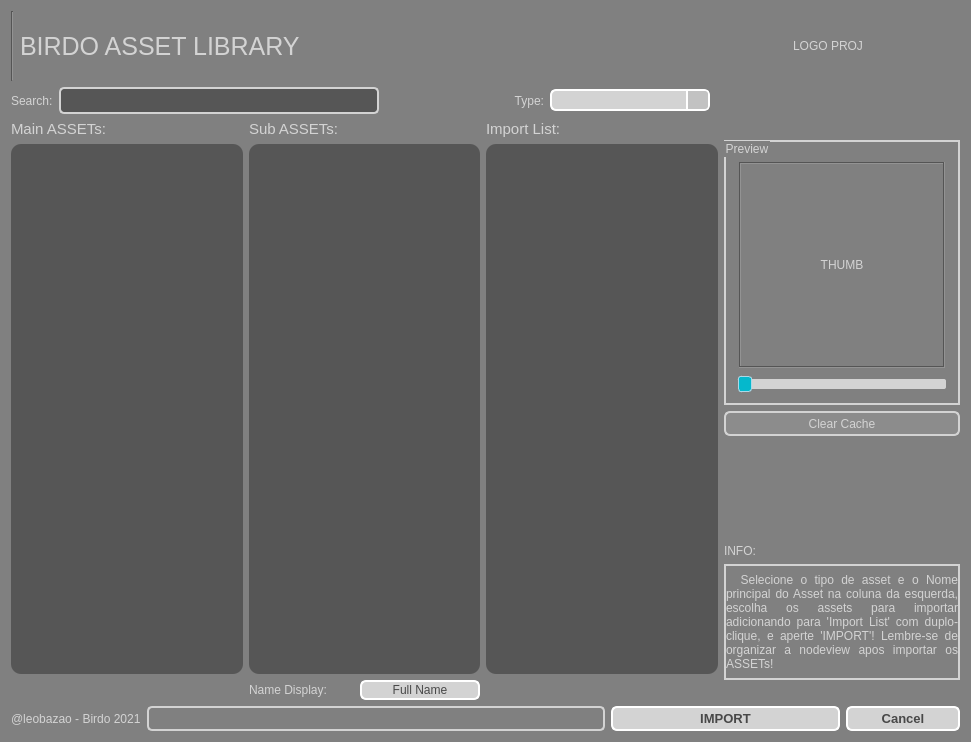
<?xml version="1.0" encoding="UTF-8"?>
<ui version="4.0">
 <class>Dialog</class>
 <widget class="QDialog" name="Dialog">
  <property name="enabled">
   <bool>true</bool>
  </property>
  <property name="geometry">
   <rect>
    <x>0</x>
    <y>0</y>
    <width>971</width>
    <height>742</height>
   </rect>
  </property>
  <property name="windowTitle">
   <string>BIRDO_2020</string>
  </property>
  <property name="styleSheet">
   <string notr="true">QLabel {
	color: lightgray;
}

QWidget{
	background-color: gray;
}

QGroupBox {
	color: lightgray;
	border: 2px solid lightgray;
}

QScrollBar::handle {
	border-radius: 5px;
 	border: 2px solid lightgray;
	background-color: gray;
}

QScrollBar::add-page{ 
	border: none;
    background-color: rgb(86, 86, 86);
}

QScrollBar::sub-page {
    background-color: rgb(86, 86, 86);
	border: none;
}

QScrollBar::add-line {
    border: none;
    background-color: rgb(86, 86, 86);
}

QScrollBar::sub-line {
    border: none;
    background-color: rgb(86, 86, 86);
}

QScrollBar:arrow{
	border: none;
	background: none;
	color: none;
}

QListWidget {
    color: lightgray;
    background-color: rgb(86, 86, 86);
	border-radius: 10px;
	padding: 5px;
}

QListWidget::item:hover {
	color: rgb(80, 64, 44);
    background: #05B8CC;
    border: white;
}

QListWidget::item:selected {
	color: rgb(80, 25, 44);
	border: none;
	background-color: rgb(79, 255, 52);
}

QListWidget::item:selected:active{
	color: rgb(80, 64, 44);
    background-color: rgb(187, 240, 255);
	border: gray;
	padding-left: 5px;
}

QListWidget::item:selected:!active {
    background: rgb(91, 174, 181);
	border: none;
}


</string>
  </property>
  <layout class="QGridLayout" name="gridLayout_3">
   <item row="0" column="0">
    <layout class="QVBoxLayout" name="verticalLayout_2">
     <item>
      <layout class="QHBoxLayout" name="horizontalLayout" stretch="1,1,1,1,0">
       <item>
        <widget class="Line" name="line">
         <property name="orientation">
          <enum>Qt::Vertical</enum>
         </property>
        </widget>
       </item>
       <item>
        <widget class="QLabel" name="title">
         <property name="font">
          <font>
           <pointsize>19</pointsize>
          </font>
         </property>
         <property name="text">
          <string>BIRDO ASSET LIBRARY</string>
         </property>
        </widget>
       </item>
       <item>
        <spacer name="horizontalSpacer">
         <property name="orientation">
          <enum>Qt::Horizontal</enum>
         </property>
         <property name="sizeHint" stdset="0">
          <size>
           <width>40</width>
           <height>20</height>
          </size>
         </property>
        </spacer>
       </item>
       <item>
        <widget class="QLabel" name="logoProj">
         <property name="sizePolicy">
          <sizepolicy hsizetype="Preferred" vsizetype="Fixed">
           <horstretch>0</horstretch>
           <verstretch>0</verstretch>
          </sizepolicy>
         </property>
         <property name="minimumSize">
          <size>
           <width>0</width>
           <height>70</height>
          </size>
         </property>
         <property name="maximumSize">
          <size>
           <width>184</width>
           <height>70</height>
          </size>
         </property>
         <property name="text">
          <string>LOGO PROJ</string>
         </property>
         <property name="scaledContents">
          <bool>true</bool>
         </property>
         <property name="alignment">
          <set>Qt::AlignCenter</set>
         </property>
        </widget>
       </item>
       <item>
        <spacer name="horizontalSpacer_6">
         <property name="orientation">
          <enum>Qt::Horizontal</enum>
         </property>
         <property name="sizeHint" stdset="0">
          <size>
           <width>40</width>
           <height>20</height>
          </size>
         </property>
        </spacer>
       </item>
      </layout>
     </item>
     <item>
      <layout class="QHBoxLayout" name="horizontalLayout_2" stretch="0,2,1,1,0">
       <item>
        <widget class="QLabel" name="search_label">
         <property name="text">
          <string>Search:</string>
         </property>
        </widget>
       </item>
       <item>
        <widget class="QLineEdit" name="search_text">
         <property name="maximumSize">
          <size>
           <width>16777215</width>
           <height>27</height>
          </size>
         </property>
         <property name="font">
          <font>
           <pointsize>7</pointsize>
          </font>
         </property>
         <property name="styleSheet">
          <string notr="true">QLineEdit {
	color: lightgray;
	border: 2px solid lightgray;
	border-radius: 5px;
	background-color: rgb(86, 86, 86);
	padding: 5px;
}</string>
         </property>
         <property name="alignment">
          <set>Qt::AlignLeading|Qt::AlignLeft|Qt::AlignVCenter</set>
         </property>
        </widget>
       </item>
       <item>
        <widget class="QLabel" name="label_7">
         <property name="text">
          <string>Type:</string>
         </property>
         <property name="alignment">
          <set>Qt::AlignRight|Qt::AlignTrailing|Qt::AlignVCenter</set>
         </property>
        </widget>
       </item>
       <item>
        <widget class="QComboBox" name="typeCombo">
         <property name="styleSheet">
          <string notr="true">
QComboBox {
	color: black;
    border: 2px solid white;
    border-radius: 6px;
    padding: 1px 18px 1px 3px;
    min-width: 6em;
}

QComboBox:!editable, QComboBox::drop-down:editable {
     background: lightgray;
}

QComboBox:on { /* shift the text when the popup opens */
    padding-top: 3px;
    padding-left: 4px;
}

QComboBox::drop-down {
    width: 20px;
	background-color: rgb(194, 194, 194);
    border-left-width: 2px;
    border-left-color: white;
    border-left-style: solid; /* just a single line */
    border-top-right-radius: 3px; /* same radius as the QComboBox */
    border-bottom-right-radius: 3px;
}

QComboBox:hover{
    border: 2px solid #05B8CC;
    color: gray;
}

QComboBox QAbstractItemView{
    border: 2px solid white;
	border-radius: 10px;
    color: gray;
	background-color: lightgray;
    selection-background-color: #05B8CC;
	selection-color: white;
	selection-item-border-radius: 2px;
	padding: 3px 3px ;
}</string>
         </property>
        </widget>
       </item>
       <item>
        <spacer name="horizontalSpacer_4">
         <property name="orientation">
          <enum>Qt::Horizontal</enum>
         </property>
         <property name="sizeType">
          <enum>QSizePolicy::Fixed</enum>
         </property>
         <property name="sizeHint" stdset="0">
          <size>
           <width>250</width>
           <height>17</height>
          </size>
         </property>
        </spacer>
       </item>
      </layout>
     </item>
     <item>
      <layout class="QHBoxLayout" name="horizontalLayout_4" stretch="3,1">
       <item>
        <layout class="QGridLayout" name="gridLayout">
         <item row="0" column="0">
          <widget class="QLabel" name="label_6">
           <property name="font">
            <font>
             <pointsize>11</pointsize>
             <weight>50</weight>
             <italic>false</italic>
             <bold>false</bold>
             <underline>false</underline>
            </font>
           </property>
           <property name="text">
            <string>Main ASSETs:</string>
           </property>
           <property name="alignment">
            <set>Qt::AlignLeading|Qt::AlignLeft|Qt::AlignVCenter</set>
           </property>
          </widget>
         </item>
         <item row="0" column="1">
          <widget class="QLabel" name="label_5">
           <property name="font">
            <font>
             <pointsize>11</pointsize>
             <weight>50</weight>
             <italic>false</italic>
             <bold>false</bold>
             <underline>false</underline>
            </font>
           </property>
           <property name="text">
            <string>Sub ASSETs:</string>
           </property>
           <property name="alignment">
            <set>Qt::AlignLeading|Qt::AlignLeft|Qt::AlignVCenter</set>
           </property>
          </widget>
         </item>
         <item row="0" column="2">
          <widget class="QLabel" name="label_4">
           <property name="font">
            <font>
             <pointsize>11</pointsize>
             <weight>50</weight>
             <italic>false</italic>
             <bold>false</bold>
             <underline>false</underline>
            </font>
           </property>
           <property name="text">
            <string>Import List:</string>
           </property>
           <property name="alignment">
            <set>Qt::AlignLeading|Qt::AlignLeft|Qt::AlignVCenter</set>
           </property>
          </widget>
         </item>
         <item row="1" column="0">
          <widget class="QTreeWidget" name="file_tree">
           <property name="styleSheet">
            <string notr="true">
QTreeWidget {
    color: lightgray;
    background-color: rgb(86, 86, 86);
	border-radius: 10px;
	padding: 5px;
}

QTreeWidget::item:hover {
	color: rgb(80, 64, 44);
    background: #05B8CC;
    border: white;
}

QTreeWidget::item:selected {
	color: rgb(80, 25, 44);
	border: none;
	background-color: rgb(79, 255, 52);
}

QTreeWidget::item:selected:active{
	color: rgb(80, 64, 44);
    background-color: rgb(187, 240, 255);
	border: gray;
	padding-left: 5px;
}

QTreeWidget::item:selected:!active {
    background: rgb(91, 174, 181);
	border: none;
}
</string>
           </property>
           <property name="autoScroll">
            <bool>true</bool>
           </property>
           <attribute name="headerVisible">
            <bool>false</bool>
           </attribute>
           <column>
            <property name="text">
             <string notr="true">1</string>
            </property>
           </column>
          </widget>
         </item>
         <item row="1" column="2">
          <widget class="QListWidget" name="selected_items_list"/>
         </item>
         <item row="1" column="1">
          <widget class="QListWidget" name="list_widget">
           <property name="toolTip">
            <string>De Duplo-clique para adicionar itens a lista de import...</string>
           </property>
           <property name="styleSheet">
            <string notr="true"/>
           </property>
          </widget>
         </item>
         <item row="2" column="2">
          <spacer name="horizontalSpacer_3">
           <property name="orientation">
            <enum>Qt::Horizontal</enum>
           </property>
           <property name="sizeHint" stdset="0">
            <size>
             <width>40</width>
             <height>20</height>
            </size>
           </property>
          </spacer>
         </item>
         <item row="2" column="1">
          <layout class="QHBoxLayout" name="horizontalLayout_5">
           <item>
            <widget class="QLabel" name="label_8">
             <property name="text">
              <string>Name Display: </string>
             </property>
            </widget>
           </item>
           <item>
            <widget class="QPushButton" name="nameButton">
             <property name="enabled">
              <bool>true</bool>
             </property>
             <property name="sizePolicy">
              <sizepolicy hsizetype="Expanding" vsizetype="Fixed">
               <horstretch>0</horstretch>
               <verstretch>0</verstretch>
              </sizepolicy>
             </property>
             <property name="maximumSize">
              <size>
               <width>120</width>
               <height>20</height>
              </size>
             </property>
             <property name="styleSheet">
              <string notr="true">QPushButton {
	color: rgb(72, 72, 72);
    border: 2px solid white;
    border-radius: 6px;
	background-color: lightgray;
    min-width: 80px;
}

QPushButton:checked {
	color: white;
	border-color: white;
    background-color: #05B8CC;
}

QPushButton:hover{
    border: 2px solid #05B8CC;
    color: gray;
}

QPushButton:disabled {
	color: gray;
    border: 2px solid lightgray;
	background-color: darkgray;
}</string>
             </property>
             <property name="text">
              <string>Full Name</string>
             </property>
             <property name="checkable">
              <bool>true</bool>
             </property>
            </widget>
           </item>
          </layout>
         </item>
        </layout>
       </item>
       <item>
        <layout class="QVBoxLayout" name="verticalLayout">
         <item>
          <spacer name="horizontalSpacer_5">
           <property name="orientation">
            <enum>Qt::Horizontal</enum>
           </property>
           <property name="sizeHint" stdset="0">
            <size>
             <width>40</width>
             <height>20</height>
            </size>
           </property>
          </spacer>
         </item>
         <item>
          <widget class="QGroupBox" name="groupPreview">
           <property name="sizePolicy">
            <sizepolicy hsizetype="Preferred" vsizetype="Preferred">
             <horstretch>0</horstretch>
             <verstretch>0</verstretch>
            </sizepolicy>
           </property>
           <property name="minimumSize">
            <size>
             <width>220</width>
             <height>220</height>
            </size>
           </property>
           <property name="maximumSize">
            <size>
             <width>400</width>
             <height>400</height>
            </size>
           </property>
           <property name="title">
            <string>Preview</string>
           </property>
           <layout class="QGridLayout" name="gridLayout_2">
            <property name="topMargin">
             <number>20</number>
            </property>
            <item row="1" column="0">
             <widget class="QSlider" name="thumbnail_slider">
              <property name="styleSheet">
               <string notr="true">QSlider::groove:horizontal {
    border: none;
	border-radius: 2px;
    height: 10px; /* the groove expands to the size of the slider by default. by giving it a height, it has a fixed size */
    background-color: lightgray;
	margin: 3px;
}

QSlider::handle:horizontal {
    background: #05B8CC;
    border: 1px solid lightblue;
    width: 12px;
    margin: -3px 0; /* handle is placed by default on the contents rect of the groove. Expand outside the groove */
    border-radius: 3px;
}</string>
              </property>
              <property name="tracking">
               <bool>true</bool>
              </property>
              <property name="orientation">
               <enum>Qt::Horizontal</enum>
              </property>
              <property name="tickPosition">
               <enum>QSlider::TicksBelow</enum>
              </property>
              <property name="tickInterval">
               <number>1</number>
              </property>
             </widget>
            </item>
            <item row="0" column="0" alignment="Qt::AlignHCenter">
             <widget class="QLabel" name="screen_label">
              <property name="sizePolicy">
               <sizepolicy hsizetype="Fixed" vsizetype="Fixed">
                <horstretch>0</horstretch>
                <verstretch>0</verstretch>
               </sizepolicy>
              </property>
              <property name="minimumSize">
               <size>
                <width>206</width>
                <height>206</height>
               </size>
              </property>
              <property name="maximumSize">
               <size>
                <width>207</width>
                <height>207</height>
               </size>
              </property>
              <property name="frameShape">
               <enum>QFrame::Box</enum>
              </property>
              <property name="frameShadow">
               <enum>QFrame::Sunken</enum>
              </property>
              <property name="text">
               <string>THUMB</string>
              </property>
              <property name="scaledContents">
               <bool>true</bool>
              </property>
              <property name="alignment">
               <set>Qt::AlignCenter</set>
              </property>
             </widget>
            </item>
           </layout>
          </widget>
         </item>
         <item>
          <widget class="QPushButton" name="clearCacheButtton">
           <property name="sizePolicy">
            <sizepolicy hsizetype="Minimum" vsizetype="Fixed">
             <horstretch>0</horstretch>
             <verstretch>0</verstretch>
            </sizepolicy>
           </property>
           <property name="minimumSize">
            <size>
             <width>84</width>
             <height>25</height>
            </size>
           </property>
           <property name="toolTip">
            <string>Use este botao para limpar o cache da library (arquivos temporarios usados pra importar e visualizar os thumbs)</string>
           </property>
           <property name="styleSheet">
            <string notr="true">QPushButton {
	color: lightgray;
    border: 2px solid lightgray;
    border-radius: 6px;
	background-color: rgb(140, 140, 140);
    min-width: 80px;
}

QPushButton:pressed {
	color: white;
	border-color: white;
    background-color: #05B8CC;
}

QPushButton:flat {
    border: none; /* no border for a flat push button */
}

QPushButton:default {
    border-color: navy; /* make the default button prominent */
}

QPushButton:hover{
    border: 2px solid #05B8CC;
    color: rgb(86,86,86);
}

QPushButton::disabled {
	border-color: darkgray;
	color: gray;
}</string>
           </property>
           <property name="text">
            <string>Clear Cache</string>
           </property>
          </widget>
         </item>
         <item>
          <widget class="QLabel" name="label_2">
           <property name="text">
            <string>INFO:</string>
           </property>
           <property name="alignment">
            <set>Qt::AlignBottom|Qt::AlignLeading|Qt::AlignLeft</set>
           </property>
          </widget>
         </item>
         <item>
          <widget class="QLabel" name="label">
           <property name="frameShape">
            <enum>QFrame::WinPanel</enum>
           </property>
           <property name="text">
            <string>  Selecione o tipo de asset e o Nome principal do Asset na coluna da esquerda, escolha os assets para importar adicionando para 'Import List' com duplo-clique, e aperte 'IMPORT'! Lembre-se de organizar a nodeview apos importar os ASSETs!</string>
           </property>
           <property name="alignment">
            <set>Qt::AlignJustify|Qt::AlignVCenter</set>
           </property>
           <property name="wordWrap">
            <bool>true</bool>
           </property>
           <property name="margin">
            <number>15</number>
           </property>
           <property name="indent">
            <number>2</number>
           </property>
          </widget>
         </item>
         <item>
          <spacer name="horizontalSpacer_2">
           <property name="orientation">
            <enum>Qt::Horizontal</enum>
           </property>
           <property name="sizeHint" stdset="0">
            <size>
             <width>40</width>
             <height>20</height>
            </size>
           </property>
          </spacer>
         </item>
        </layout>
       </item>
      </layout>
     </item>
     <item>
      <layout class="QHBoxLayout" name="horizontalLayout_3" stretch="0,4,2,1">
       <property name="sizeConstraint">
        <enum>QLayout::SetMinimumSize</enum>
       </property>
       <item>
        <widget class="QLabel" name="label_3">
         <property name="enabled">
          <bool>false</bool>
         </property>
         <property name="sizePolicy">
          <sizepolicy hsizetype="Preferred" vsizetype="Fixed">
           <horstretch>0</horstretch>
           <verstretch>0</verstretch>
          </sizepolicy>
         </property>
         <property name="maximumSize">
          <size>
           <width>16777215</width>
           <height>25</height>
          </size>
         </property>
         <property name="text">
          <string>@leobazao - Birdo 2021</string>
         </property>
        </widget>
       </item>
       <item>
        <widget class="QProgressBar" name="progress_bar">
         <property name="enabled">
          <bool>false</bool>
         </property>
         <property name="sizePolicy">
          <sizepolicy hsizetype="Preferred" vsizetype="Preferred">
           <horstretch>0</horstretch>
           <verstretch>0</verstretch>
          </sizepolicy>
         </property>
         <property name="minimumSize">
          <size>
           <width>0</width>
           <height>20</height>
          </size>
         </property>
         <property name="maximumSize">
          <size>
           <width>16777215</width>
           <height>25</height>
          </size>
         </property>
         <property name="styleSheet">
          <string notr="true">QProgressBar {
	color: rgb(0, 255, 204);
	padding: 2 2px;
	border: 2px solid lightgray;
	border-radius: 5px;
}

QProgressBar::chunk {
 background-color: #05B8CC;
 width: 20px;
}</string>
         </property>
         <property name="value">
          <number>0</number>
         </property>
         <property name="alignment">
          <set>Qt::AlignCenter</set>
         </property>
         <property name="format">
          <string/>
         </property>
        </widget>
       </item>
       <item>
        <widget class="QPushButton" name="import_button">
         <property name="sizePolicy">
          <sizepolicy hsizetype="Preferred" vsizetype="Fixed">
           <horstretch>0</horstretch>
           <verstretch>0</verstretch>
          </sizepolicy>
         </property>
         <property name="minimumSize">
          <size>
           <width>84</width>
           <height>20</height>
          </size>
         </property>
         <property name="maximumSize">
          <size>
           <width>16777215</width>
           <height>25</height>
          </size>
         </property>
         <property name="font">
          <font>
           <pointsize>10</pointsize>
           <weight>75</weight>
           <bold>true</bold>
          </font>
         </property>
         <property name="styleSheet">
          <string notr="true">QPushButton {
	color: rgb(72, 72, 72);
    border: 2px solid white;
    border-radius: 6px;
	background-color: lightgray;
    min-width: 80px;
}

QPushButton:pressed {
	color: white;
	border-color: white;
    background-color: #05B8CC;
}

QPushButton:flat {
    border: none; /* no border for a flat push button */
}

QPushButton:default {
    border-color: navy; /* make the default button prominent */
}

QPushButton:hover{
    border: 2px solid #05B8CC;
    color: black;
}

QPushButton::disabled {
	border-color: darkgray;
	color: gray;
}</string>
         </property>
         <property name="text">
          <string>IMPORT</string>
         </property>
        </widget>
       </item>
       <item>
        <widget class="QPushButton" name="cancel_button">
         <property name="sizePolicy">
          <sizepolicy hsizetype="Minimum" vsizetype="Fixed">
           <horstretch>0</horstretch>
           <verstretch>0</verstretch>
          </sizepolicy>
         </property>
         <property name="minimumSize">
          <size>
           <width>84</width>
           <height>20</height>
          </size>
         </property>
         <property name="maximumSize">
          <size>
           <width>16777215</width>
           <height>25</height>
          </size>
         </property>
         <property name="font">
          <font>
           <pointsize>10</pointsize>
           <weight>75</weight>
           <bold>true</bold>
          </font>
         </property>
         <property name="styleSheet">
          <string notr="true">QPushButton {
	color: rgb(72, 72, 72);
    border: 2px solid white;
    border-radius: 6px;
	background-color: lightgray;
    min-width: 80px;
}

QPushButton:pressed {
	color: red;
    background-color: rgb(255, 196, 197);
}

QPushButton:flat {
    border: none; /* no border for a flat push button */
}

QPushButton:default {
    border-color: navy; /* make the default button prominent */
}

QPushButton:hover{
    border: 2px solid #05B8CC;
    color: black;
}</string>
         </property>
         <property name="text">
          <string>Cancel</string>
         </property>
        </widget>
       </item>
      </layout>
     </item>
    </layout>
   </item>
  </layout>
 </widget>
 <resources/>
 <connections/>
</ui>
